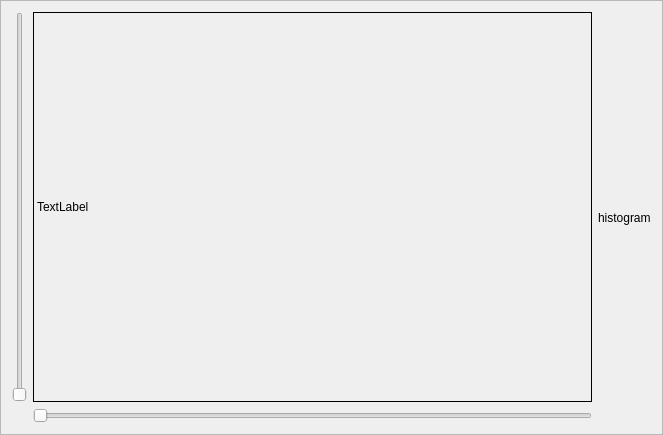
<?xml version="1.0" encoding="UTF-8"?>
<ui version="4.0">
 <class>BitmapForm</class>
 <widget class="QFrame" name="BitmapForm">
  <property name="geometry">
   <rect>
    <x>0</x>
    <y>0</y>
    <width>663</width>
    <height>435</height>
   </rect>
  </property>
  <property name="windowTitle">
   <string>Frame</string>
  </property>
  <property name="frameShape">
   <enum>QFrame::StyledPanel</enum>
  </property>
  <property name="frameShadow">
   <enum>QFrame::Raised</enum>
  </property>
  <layout class="QVBoxLayout" name="verticalLayout">
   <item>
    <layout class="QHBoxLayout" name="horizontalLayout">
     <item>
      <layout class="QGridLayout" name="gridLayout">
       <item row="1" column="0">
        <widget class="QSlider" name="verticalSlider">
         <property name="enabled">
          <bool>false</bool>
         </property>
         <property name="orientation">
          <enum>Qt::Vertical</enum>
         </property>
        </widget>
       </item>
       <item row="2" column="3">
        <widget class="QSlider" name="horizontalSlider">
         <property name="enabled">
          <bool>false</bool>
         </property>
         <property name="orientation">
          <enum>Qt::Horizontal</enum>
         </property>
        </widget>
       </item>
       <item row="1" column="3">
        <widget class="QLabel" name="label_2">
         <property name="frameShape">
          <enum>QFrame::Box</enum>
         </property>
         <property name="text">
          <string>TextLabel</string>
         </property>
        </widget>
       </item>
      </layout>
     </item>
     <item>
      <widget class="QLabel" name="label">
       <property name="sizePolicy">
        <sizepolicy hsizetype="Fixed" vsizetype="Preferred">
         <horstretch>0</horstretch>
         <verstretch>0</verstretch>
        </sizepolicy>
       </property>
       <property name="text">
        <string>histogram</string>
       </property>
      </widget>
     </item>
    </layout>
   </item>
  </layout>
 </widget>
 <resources/>
 <connections/>
</ui>
